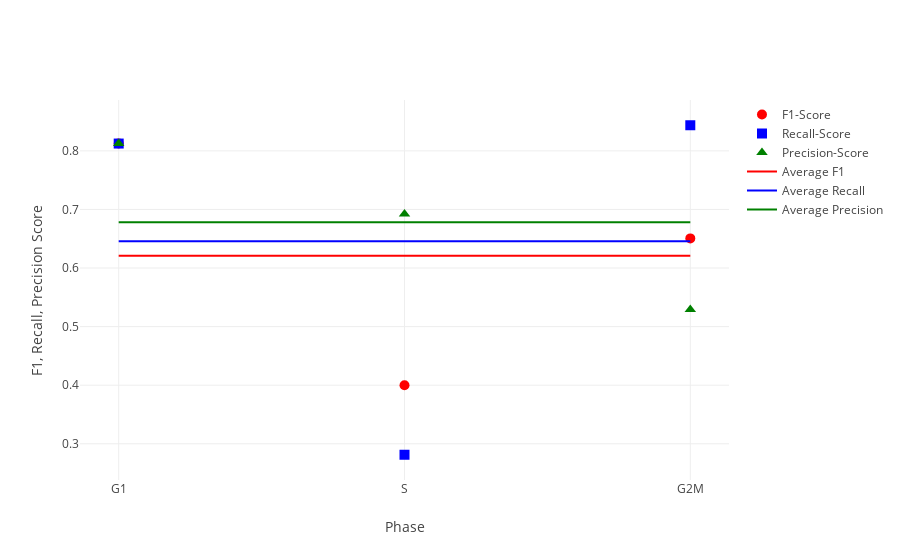

Here is the notebook cell this chart was saved with:
### Code cell
helper.plot_evaluation(*EMATB6142_evaluation, xaxis=["G1","S","G2M"], xaxislbl="Phase", average=True)

### Figure 1 — Plotly figure (JSON) as saved in the notebook; plotly's stock layout.template omitted (floating-point values rounded to 4 significant figures)
{"data": [{"marker": {"color": "red", "size": 10, "symbol": "circle"}, "mode": "markers", "name": "F1-Score", "type": "scatter", "x": ["G1", "S", "G2M"], "y": [0.8125, 0.4, 0.6506]}, {"marker": {"color": "blue", "size": 10, "symbol": "square"}, "mode": "markers", "name": "Recall-Score", "type": "scatter", "x": ["G1", "S", "G2M"], "y": [0.8125, 0.2812, 0.8438]}, {"marker": {"color": "green", "size": 10, "symbol": "triangle-up"}, "mode": "markers", "name": "Precision-Score", "type": "scatter", "x": ["G1", "S", "G2M"], "y": [0.8125, 0.6923, 0.5294]}, {"marker": {"color": "red", "size": 10}, "mode": "lines", "name": "Average F1", "type": "scatter", "x": ["G1", "S", "G2M"], "y": [0.621, 0.621, 0.621]}, {"marker": {"color": "blue", "size": 10}, "mode": "lines", "name": "Average Recall", "type": "scatter", "x": ["G1", "S", "G2M"], "y": [0.6458, 0.6458, 0.6458]}, {"marker": {"color": "green", "size": 10}, "mode": "lines", "name": "Average Precision", "type": "scatter", "x": ["G1", "S", "G2M"], "y": [0.6781, 0.6781, 0.6781]}], "layout": {"title": "", "xaxis": {"title": "Phase"}, "yaxis": {"title": "F1, Recall, Precision Score"}}}
